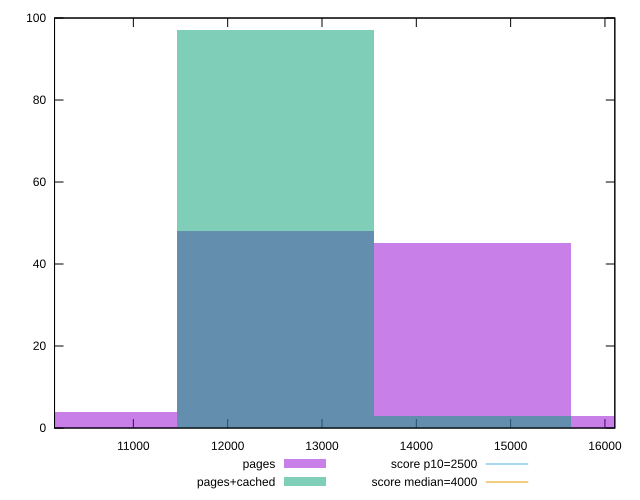

This chart was generated by the following gnuplot code:
reset

$pages <<EOF
16677.7808201467 3
14593.058217628364 45
12508.335615110027 48
10423.613012591688 4
EOF

$pagesCached <<EOF
14593.058217628364 3
12508.335615110027 97
EOF

set key outside below
set boxwidth 2084.7226025183377
set xrange [10164.349999999999:16104.630999999998]
set yrange [0:100]
set trange [0:100]
set style fill transparent solid 0.5 noborder

set parametric
set terminal svg size 640, 500 enhanced background rgb 'white'
set output "report_00011_2021-02-09T10:53:21.242Z/largest-contentful-paint/comparison/histogram/0_vs_1.svg"

plot $pages title "pages" with boxes, \
     $pagesCached title "pages+cached" with boxes, \
     2500,t title "score p10=2500", \
     4000,t title "score median=4000"

reset
